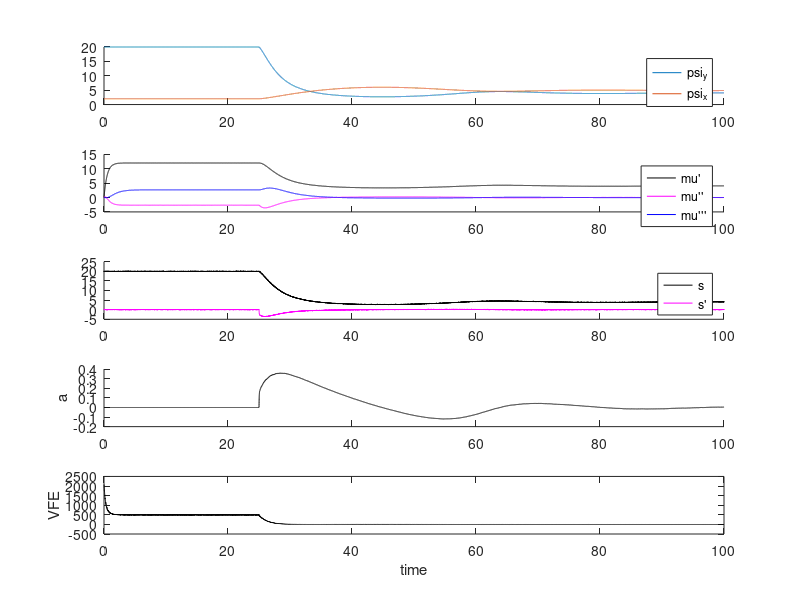

This figure's MATLAB source:
%% Simulation Setup
% Chris' code with Palacios' notations

clear;
% rng(6);

% simulation parameters
tLimit = 100;
dt = 0.005;
time =  0:dt:tLimit;
N = length(time);
action = true;

% Generative Model Parameters
prior = 4; % desired temperature

% The time that action onsets
actionTime = tLimit / 4;

% sensory variances
Omega_z0 = 0.1;
Omega_z1 = 0.1;

% hidden state variances
Omega_w0 = 0.1;
Omega_w1 = 0.1;

% Params for generative process
T0 = 100; % temperature at x = 0

% Initialise brain state variables
% Beliefs
mu_0 = nan(1,N);
mu_0(1) = 0;
mu_1 = nan(1,N);
mu_1(1) = 0;
mu_2 = nan(1,N);
mu_2(1) = 0;

% Sensory noise in the generative process
zgp_0 = randn(1,N) * 0.1;
zgp_1 = randn(1,N) * 0.1;

% Actions
a = nan(1,N);
a(1) = 0;

% Initialise generative process (World)
da_x = nan(1,N);
da_x(1) = a(1);
psi_x = nan(1,N);
psi_x(1) = 2;

psi_y = nan(1,N);
psi_y(1) = T0 / (psi_x(1)^2 + 1);
grad_psi_y = nan(1,N);
grad_psi_y(1) = -2 * T0 * psi_x(1) * (psi_x(1)^2 + 1)^(-2);
psi_y_dt = nan(1,N);
psi_y_dt(1) = grad_psi_y(1) * (da_x(1));

% Initialise sensory input
s_0 = nan(1,N);
s_0(1) = psi_y(1);

s_1 = nan(1,N);
s_1(1) = psi_y_dt(1);

% Initialise error terms
epsilon_z_0 = (s_0(1) - mu_0(1));
epsilon_z_1 = (s_1(1) - mu_1(1));
epsilon_w_0 = (mu_1(1) + mu_0(1) - prior);
epsilon_w_1 = (mu_2(1) + mu_1(1));

% Initialise Variational Energy
VFE = nan(1,N);
VFE(1) =  1/Omega_z0 * epsilon_z_0^2/2 ...
		+ 1/Omega_z1 * epsilon_z_1^2/2 ...
		+ 1/Omega_w0 * epsilon_w_0^2/2 ...
		+ 1/Omega_w1 * epsilon_w_1^2/2 ...
		+ 1/2 * log(Omega_w0 * Omega_w1 * Omega_z0 * Omega_z1);

% Gradient descent learning parameters
k = 0.1; % for inference
ka = 0.01; % for learning

%% Simulation
for t = 2:N
	%% The generative process (i.e. the real world)
	% Position
	da_x(t) = a(t-1); % action
	psi_x(t) = psi_x(t-1) + dt * da_x(t); % Integrate position
	
	% TODO: This needs to be changed to psi_y functions
	% Temperature
	psi_y(t) = T0 / (psi_x(t)^2 + 1);
	% Temperature Gradient
	grad_psi_y(t) = -2 * T0 * psi_x(t) / (psi_x(t)^2 + 1)^2;
	% Derivative of temperature w.r.t. time
	psi_y_dt(t) = grad_psi_y(t) * (da_x(t));
	
	% Sense Current Temperature
	s_0(t) = psi_y(t) + zgp_0(t);
	% Sense Rate of Temperature Change
	s_1(t) = psi_y_dt(t) + zgp_1(t);

	%% The generative model (i.e. the agents brain)
	% Perception Error
	epsilon_z_0 = (s_0(t-1) - mu_0(t-1));
	epsilon_z_1 = (s_1(t-1) - mu_1(t-1));
	% Inference Error
	epsilon_w_0 = (mu_1(t-1) + mu_0(t-1) - prior);
	epsilon_w_1 = (mu_2(t-1) + mu_1(t-1));
	
	% Free Energy
	VFE(t) =  1 / Omega_z0 * (epsilon_z_0^2) / 2 ...
			+ 1 / Omega_z1 * (epsilon_z_1^2) / 2 ...
			+ 1 / Omega_w0 * (epsilon_w_0^2) / 2 ...
			+ 1 / Omega_w1 * (epsilon_w_1^2) / 2 ...
			+ 1 / 2 * log(Omega_w0 * Omega_w1 * Omega_z0 * Omega_z1);
	
	% Belief
	mu_0(t) = mu_0(t-1) ...
			+ dt * ( mu_1(t-1) - k ...
			* (-epsilon_z_0/Omega_z0 ...
			  + epsilon_w_0/Omega_w0) );
	mu_1(t) = mu_1(t-1) ...
			+ dt * ( mu_2(t-1) - k ...
			* (-epsilon_z_1/Omega_z1 ...
			  + epsilon_w_0/Omega_w0 ...
			  + epsilon_w_1/Omega_w1) );
	mu_2(t) = mu_2(t-1) ...
			+ dt * -k * (epsilon_w_1/Omega_w1);

	% Allow action after set time
	if (time(t) > actionTime)
		% active inference
		a(t) = a(t-1) ...
			+ dt * -ka * grad_psi_y(t) * epsilon_z_1 / Omega_z1;
	else
		a(t) = 0;
	end
end

%% Plot

figure(1);
clf;

subplot(5,1,1)
hold on
plot(time,psi_y);
plot(time,psi_x);
legend('psi_y','psi_x')

subplot(5,1,2)
hold on
plot(time,mu_0,'k');
plot(time,mu_1,'m');
plot(time,mu_2,'b');
legend("\mu'","\mu''","\mu'''");

subplot(5,1,3)
hold on
plot(time,s_0,'k');
plot(time,s_1,'m');
legend("s","s'");

subplot(5,1,4)
hold on
plot(time,a,'k');
ylabel('a')

subplot(5,1,5)
plot(time,VFE,'k');
xlabel('time');
ylabel('VFE')



